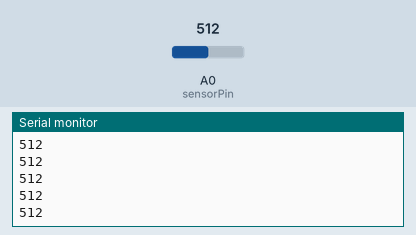
Bench run of a sketch on a simulated Arduino Uno, built with avr-gcc and run on an emulated ATmega328P. On the bench: the last lines printed to the serial monitor. The test bench sets the inputs (shaded band); at power-on: A0 (sensorPin) = 512.

Above: at 1.2 s.
1.3 s: A0 (sensorPin) set to 716
At 2.0 s:
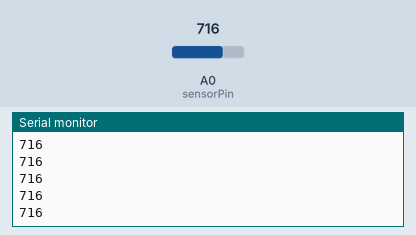
2.8 s: A0 (sensorPin) set to 900
At 3.4 s:
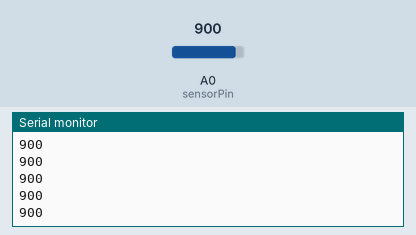
Timing chart, 0 to 5.8 s (numbered marks = the images above; inputs shaded):
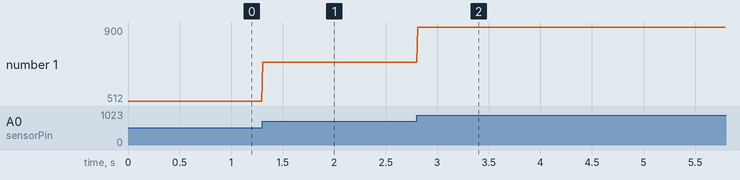

Measured:
- after the input at 1.3 s, the serial monitor: prints a new line at once (image 1)
- after the input at 2.8 s, the serial monitor: prints a new line at once (image 2)
- plotted number 1: 512 → 716 after the input at 1.3 s, 716 → 900 after the input at 2.8 s

The sketch:

Arduino_and_Potentiometer.ino
```cpp
int sensorPin=0; // potentiometer pin
int val; // value of potentiometer reading

void setup(){
  Serial.begin(9600);
}

void loop(){

  val = analogRead(sensorPin); // read potentiometer
  Serial.println(val); // send value to serial port

  delay(10); // small delay to help with reading the sensor
}
```
